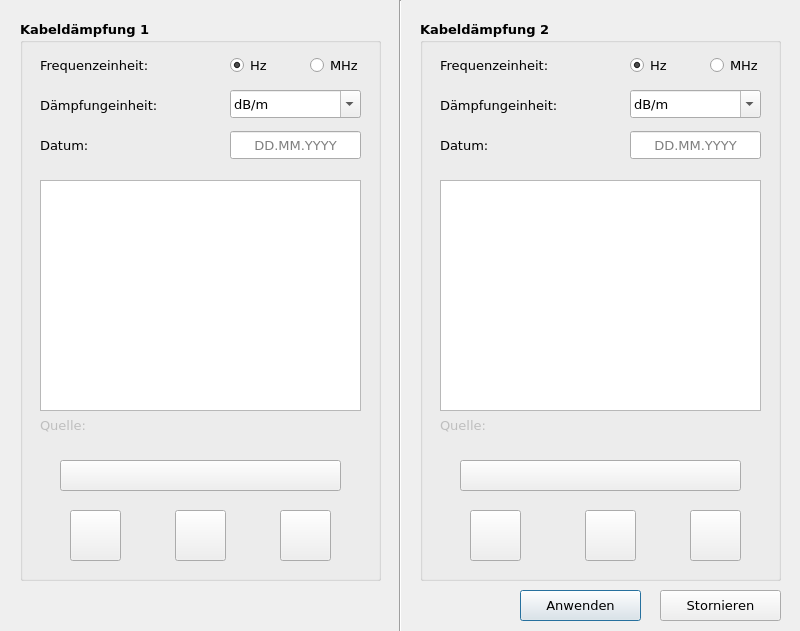
<?xml version="1.0" encoding="UTF-8"?>
<ui version="4.0">
 <class>Form</class>
 <widget class="QWidget" name="Form">
  <property name="geometry">
   <rect>
    <x>0</x>
    <y>0</y>
    <width>800</width>
    <height>631</height>
   </rect>
  </property>
  <property name="windowTitle">
   <string>Form</string>
  </property>
  <widget class="QGroupBox" name="Kabeldampfung1">
   <property name="geometry">
    <rect>
     <x>20</x>
     <y>20</y>
     <width>361</width>
     <height>561</height>
    </rect>
   </property>
   <property name="minimumSize">
    <size>
     <width>361</width>
     <height>561</height>
    </size>
   </property>
   <property name="maximumSize">
    <size>
     <width>361</width>
     <height>561</height>
    </size>
   </property>
   <property name="font">
    <font>
     <family>Verdana</family>
     <pointsize>10</pointsize>
     <weight>75</weight>
     <bold>true</bold>
    </font>
   </property>
   <property name="locale">
    <locale language="German" country="Germany"/>
   </property>
   <property name="title">
    <string>Kabeldämpfung 1</string>
   </property>
   <widget class="QComboBox" name="UnitsEdit1">
    <property name="geometry">
     <rect>
      <x>210</x>
      <y>70</y>
      <width>131</width>
      <height>28</height>
     </rect>
    </property>
    <property name="minimumSize">
     <size>
      <width>131</width>
      <height>28</height>
     </size>
    </property>
    <property name="maximumSize">
     <size>
      <width>131</width>
      <height>28</height>
     </size>
    </property>
    <property name="font">
     <font>
      <weight>50</weight>
      <bold>false</bold>
     </font>
    </property>
    <property name="editable">
     <bool>true</bool>
    </property>
    <property name="duplicatesEnabled">
     <bool>false</bool>
    </property>
    <item>
     <property name="text">
      <string>dB/m</string>
     </property>
    </item>
   </widget>
   <widget class="QLabel" name="Units1">
    <property name="geometry">
     <rect>
      <x>20</x>
      <y>70</y>
      <width>131</width>
      <height>31</height>
     </rect>
    </property>
    <property name="minimumSize">
     <size>
      <width>91</width>
      <height>31</height>
     </size>
    </property>
    <property name="maximumSize">
     <size>
      <width>1111</width>
      <height>31</height>
     </size>
    </property>
    <property name="font">
     <font>
      <weight>50</weight>
      <bold>false</bold>
     </font>
    </property>
    <property name="text">
     <string>Dämpfungeinheit:</string>
    </property>
   </widget>
   <widget class="QLabel" name="DatumLabel1">
    <property name="geometry">
     <rect>
      <x>20</x>
      <y>110</y>
      <width>81</width>
      <height>31</height>
     </rect>
    </property>
    <property name="minimumSize">
     <size>
      <width>81</width>
      <height>31</height>
     </size>
    </property>
    <property name="maximumSize">
     <size>
      <width>81</width>
      <height>31</height>
     </size>
    </property>
    <property name="font">
     <font>
      <weight>50</weight>
      <bold>false</bold>
     </font>
    </property>
    <property name="text">
     <string>Datum:</string>
    </property>
   </widget>
   <widget class="QLabel" name="FrequenzUnitsLabel1">
    <property name="geometry">
     <rect>
      <x>20</x>
      <y>30</y>
      <width>151</width>
      <height>31</height>
     </rect>
    </property>
    <property name="minimumSize">
     <size>
      <width>151</width>
      <height>31</height>
     </size>
    </property>
    <property name="maximumSize">
     <size>
      <width>151</width>
      <height>31</height>
     </size>
    </property>
    <property name="font">
     <font>
      <weight>50</weight>
      <bold>false</bold>
     </font>
    </property>
    <property name="text">
     <string>Frequenzeinheit:</string>
    </property>
   </widget>
   <widget class="QRadioButton" name="MHzRadioButton1">
    <property name="geometry">
     <rect>
      <x>290</x>
      <y>30</y>
      <width>71</width>
      <height>31</height>
     </rect>
    </property>
    <property name="minimumSize">
     <size>
      <width>71</width>
      <height>31</height>
     </size>
    </property>
    <property name="maximumSize">
     <size>
      <width>71</width>
      <height>31</height>
     </size>
    </property>
    <property name="font">
     <font>
      <weight>50</weight>
      <bold>false</bold>
     </font>
    </property>
    <property name="text">
     <string>MHz</string>
    </property>
   </widget>
   <widget class="QRadioButton" name="HzRadioButton1">
    <property name="geometry">
     <rect>
      <x>210</x>
      <y>30</y>
      <width>51</width>
      <height>31</height>
     </rect>
    </property>
    <property name="minimumSize">
     <size>
      <width>51</width>
      <height>31</height>
     </size>
    </property>
    <property name="maximumSize">
     <size>
      <width>51</width>
      <height>31</height>
     </size>
    </property>
    <property name="font">
     <font>
      <weight>50</weight>
      <bold>false</bold>
     </font>
    </property>
    <property name="text">
     <string>Hz</string>
    </property>
    <property name="checked">
     <bool>true</bool>
    </property>
   </widget>
   <widget class="QLineEdit" name="DatumEdit1">
    <property name="geometry">
     <rect>
      <x>210</x>
      <y>111</y>
      <width>131</width>
      <height>28</height>
     </rect>
    </property>
    <property name="minimumSize">
     <size>
      <width>131</width>
      <height>28</height>
     </size>
    </property>
    <property name="maximumSize">
     <size>
      <width>131</width>
      <height>28</height>
     </size>
    </property>
    <property name="font">
     <font>
      <weight>50</weight>
      <bold>false</bold>
     </font>
    </property>
    <property name="layoutDirection">
     <enum>Qt::LeftToRight</enum>
    </property>
    <property name="text">
     <string/>
    </property>
    <property name="alignment">
     <set>Qt::AlignCenter</set>
    </property>
    <property name="readOnly">
     <bool>true</bool>
    </property>
    <property name="placeholderText">
     <string>DD.MM.YYYY</string>
    </property>
   </widget>
   <widget class="QLabel" name="FaktorQuelleLabel1">
    <property name="enabled">
     <bool>false</bool>
    </property>
    <property name="geometry">
     <rect>
      <x>20</x>
      <y>390</y>
      <width>321</width>
      <height>31</height>
     </rect>
    </property>
    <property name="font">
     <font>
      <weight>50</weight>
      <bold>false</bold>
     </font>
    </property>
    <property name="text">
     <string>Quelle:</string>
    </property>
   </widget>
   <widget class="QTableWidget" name="tableWidget1">
    <property name="geometry">
     <rect>
      <x>20</x>
      <y>160</y>
      <width>321</width>
      <height>231</height>
     </rect>
    </property>
    <property name="minimumSize">
     <size>
      <width>321</width>
      <height>231</height>
     </size>
    </property>
    <property name="maximumSize">
     <size>
      <width>321</width>
      <height>231</height>
     </size>
    </property>
   </widget>
   <widget class="QToolButton" name="importParameter1">
    <property name="geometry">
     <rect>
      <x>50</x>
      <y>490</y>
      <width>51</width>
      <height>51</height>
     </rect>
    </property>
    <property name="minimumSize">
     <size>
      <width>51</width>
      <height>51</height>
     </size>
    </property>
    <property name="maximumSize">
     <size>
      <width>51</width>
      <height>51</height>
     </size>
    </property>
    <property name="text">
     <string/>
    </property>
   </widget>
   <widget class="QToolButton" name="saveParameter1">
    <property name="geometry">
     <rect>
      <x>155</x>
      <y>490</y>
      <width>51</width>
      <height>51</height>
     </rect>
    </property>
    <property name="minimumSize">
     <size>
      <width>51</width>
      <height>51</height>
     </size>
    </property>
    <property name="maximumSize">
     <size>
      <width>51</width>
      <height>51</height>
     </size>
    </property>
    <property name="text">
     <string/>
    </property>
   </widget>
   <widget class="QToolButton" name="clearParameter1">
    <property name="geometry">
     <rect>
      <x>260</x>
      <y>490</y>
      <width>51</width>
      <height>51</height>
     </rect>
    </property>
    <property name="minimumSize">
     <size>
      <width>51</width>
      <height>51</height>
     </size>
    </property>
    <property name="maximumSize">
     <size>
      <width>51</width>
      <height>51</height>
     </size>
    </property>
    <property name="text">
     <string/>
    </property>
   </widget>
   <widget class="QToolButton" name="drawline1">
    <property name="geometry">
     <rect>
      <x>40</x>
      <y>440</y>
      <width>281</width>
      <height>31</height>
     </rect>
    </property>
    <property name="text">
     <string/>
    </property>
   </widget>
  </widget>
  <widget class="QGroupBox" name="Kabeldampfung2">
   <property name="geometry">
    <rect>
     <x>420</x>
     <y>20</y>
     <width>361</width>
     <height>561</height>
    </rect>
   </property>
   <property name="minimumSize">
    <size>
     <width>361</width>
     <height>561</height>
    </size>
   </property>
   <property name="maximumSize">
    <size>
     <width>361</width>
     <height>561</height>
    </size>
   </property>
   <property name="font">
    <font>
     <family>Verdana</family>
     <pointsize>10</pointsize>
     <weight>75</weight>
     <bold>true</bold>
    </font>
   </property>
   <property name="locale">
    <locale language="German" country="Germany"/>
   </property>
   <property name="title">
    <string>Kabeldämpfung 2</string>
   </property>
   <widget class="QComboBox" name="UnitsEdit2">
    <property name="geometry">
     <rect>
      <x>210</x>
      <y>70</y>
      <width>131</width>
      <height>28</height>
     </rect>
    </property>
    <property name="minimumSize">
     <size>
      <width>131</width>
      <height>28</height>
     </size>
    </property>
    <property name="maximumSize">
     <size>
      <width>131</width>
      <height>28</height>
     </size>
    </property>
    <property name="font">
     <font>
      <weight>50</weight>
      <bold>false</bold>
     </font>
    </property>
    <property name="editable">
     <bool>true</bool>
    </property>
    <property name="duplicatesEnabled">
     <bool>false</bool>
    </property>
    <item>
     <property name="text">
      <string>dB/m</string>
     </property>
    </item>
   </widget>
   <widget class="QLabel" name="Units2">
    <property name="geometry">
     <rect>
      <x>20</x>
      <y>70</y>
      <width>131</width>
      <height>31</height>
     </rect>
    </property>
    <property name="minimumSize">
     <size>
      <width>91</width>
      <height>31</height>
     </size>
    </property>
    <property name="maximumSize">
     <size>
      <width>1111</width>
      <height>31</height>
     </size>
    </property>
    <property name="font">
     <font>
      <weight>50</weight>
      <bold>false</bold>
     </font>
    </property>
    <property name="text">
     <string>Dämpfungeinheit:</string>
    </property>
   </widget>
   <widget class="QLabel" name="DatumLabel2">
    <property name="geometry">
     <rect>
      <x>20</x>
      <y>110</y>
      <width>81</width>
      <height>31</height>
     </rect>
    </property>
    <property name="minimumSize">
     <size>
      <width>81</width>
      <height>31</height>
     </size>
    </property>
    <property name="maximumSize">
     <size>
      <width>81</width>
      <height>31</height>
     </size>
    </property>
    <property name="font">
     <font>
      <weight>50</weight>
      <bold>false</bold>
     </font>
    </property>
    <property name="text">
     <string>Datum:</string>
    </property>
   </widget>
   <widget class="QLabel" name="FrequenzUnitsLabel2">
    <property name="geometry">
     <rect>
      <x>20</x>
      <y>30</y>
      <width>151</width>
      <height>31</height>
     </rect>
    </property>
    <property name="minimumSize">
     <size>
      <width>151</width>
      <height>31</height>
     </size>
    </property>
    <property name="font">
     <font>
      <weight>50</weight>
      <bold>false</bold>
     </font>
    </property>
    <property name="text">
     <string>Frequenzeinheit:</string>
    </property>
   </widget>
   <widget class="QRadioButton" name="MHzRadioButton2">
    <property name="geometry">
     <rect>
      <x>290</x>
      <y>30</y>
      <width>71</width>
      <height>31</height>
     </rect>
    </property>
    <property name="minimumSize">
     <size>
      <width>71</width>
      <height>31</height>
     </size>
    </property>
    <property name="maximumSize">
     <size>
      <width>71</width>
      <height>31</height>
     </size>
    </property>
    <property name="font">
     <font>
      <weight>50</weight>
      <bold>false</bold>
     </font>
    </property>
    <property name="text">
     <string>MHz</string>
    </property>
   </widget>
   <widget class="QRadioButton" name="HzRadioButton2">
    <property name="geometry">
     <rect>
      <x>210</x>
      <y>30</y>
      <width>51</width>
      <height>31</height>
     </rect>
    </property>
    <property name="minimumSize">
     <size>
      <width>51</width>
      <height>31</height>
     </size>
    </property>
    <property name="maximumSize">
     <size>
      <width>51</width>
      <height>31</height>
     </size>
    </property>
    <property name="font">
     <font>
      <weight>50</weight>
      <bold>false</bold>
     </font>
    </property>
    <property name="text">
     <string>Hz</string>
    </property>
    <property name="checked">
     <bool>true</bool>
    </property>
   </widget>
   <widget class="QLineEdit" name="DatumEdit2">
    <property name="geometry">
     <rect>
      <x>210</x>
      <y>111</y>
      <width>131</width>
      <height>28</height>
     </rect>
    </property>
    <property name="minimumSize">
     <size>
      <width>131</width>
      <height>28</height>
     </size>
    </property>
    <property name="maximumSize">
     <size>
      <width>131</width>
      <height>28</height>
     </size>
    </property>
    <property name="font">
     <font>
      <weight>50</weight>
      <bold>false</bold>
     </font>
    </property>
    <property name="layoutDirection">
     <enum>Qt::LeftToRight</enum>
    </property>
    <property name="text">
     <string/>
    </property>
    <property name="alignment">
     <set>Qt::AlignCenter</set>
    </property>
    <property name="readOnly">
     <bool>true</bool>
    </property>
    <property name="placeholderText">
     <string>DD.MM.YYYY</string>
    </property>
   </widget>
   <widget class="QLabel" name="FaktorQuelleLabel2">
    <property name="enabled">
     <bool>false</bool>
    </property>
    <property name="geometry">
     <rect>
      <x>20</x>
      <y>390</y>
      <width>181</width>
      <height>31</height>
     </rect>
    </property>
    <property name="font">
     <font>
      <weight>50</weight>
      <bold>false</bold>
     </font>
    </property>
    <property name="text">
     <string>Quelle:</string>
    </property>
   </widget>
   <widget class="QTableWidget" name="tableWidget2">
    <property name="geometry">
     <rect>
      <x>20</x>
      <y>160</y>
      <width>321</width>
      <height>231</height>
     </rect>
    </property>
    <property name="minimumSize">
     <size>
      <width>321</width>
      <height>231</height>
     </size>
    </property>
    <property name="maximumSize">
     <size>
      <width>321</width>
      <height>231</height>
     </size>
    </property>
   </widget>
   <widget class="QToolButton" name="importParameter2">
    <property name="geometry">
     <rect>
      <x>50</x>
      <y>490</y>
      <width>51</width>
      <height>51</height>
     </rect>
    </property>
    <property name="minimumSize">
     <size>
      <width>51</width>
      <height>51</height>
     </size>
    </property>
    <property name="maximumSize">
     <size>
      <width>51</width>
      <height>51</height>
     </size>
    </property>
    <property name="text">
     <string/>
    </property>
   </widget>
   <widget class="QToolButton" name="saveParameter2">
    <property name="geometry">
     <rect>
      <x>165</x>
      <y>490</y>
      <width>51</width>
      <height>51</height>
     </rect>
    </property>
    <property name="minimumSize">
     <size>
      <width>51</width>
      <height>51</height>
     </size>
    </property>
    <property name="maximumSize">
     <size>
      <width>51</width>
      <height>51</height>
     </size>
    </property>
    <property name="text">
     <string/>
    </property>
   </widget>
   <widget class="QToolButton" name="clearParameter2">
    <property name="geometry">
     <rect>
      <x>270</x>
      <y>490</y>
      <width>51</width>
      <height>51</height>
     </rect>
    </property>
    <property name="minimumSize">
     <size>
      <width>51</width>
      <height>51</height>
     </size>
    </property>
    <property name="maximumSize">
     <size>
      <width>51</width>
      <height>51</height>
     </size>
    </property>
    <property name="text">
     <string/>
    </property>
   </widget>
   <widget class="QToolButton" name="drawline2">
    <property name="geometry">
     <rect>
      <x>40</x>
      <y>440</y>
      <width>281</width>
      <height>31</height>
     </rect>
    </property>
    <property name="text">
     <string/>
    </property>
   </widget>
  </widget>
  <widget class="Line" name="line">
   <property name="geometry">
    <rect>
     <x>390</x>
     <y>0</y>
     <width>20</width>
     <height>641</height>
    </rect>
   </property>
   <property name="orientation">
    <enum>Qt::Vertical</enum>
   </property>
  </widget>
  <widget class="QPushButton" name="ApplyButton">
   <property name="geometry">
    <rect>
     <x>520</x>
     <y>590</y>
     <width>121</width>
     <height>31</height>
    </rect>
   </property>
   <property name="minimumSize">
    <size>
     <width>121</width>
     <height>31</height>
    </size>
   </property>
   <property name="maximumSize">
    <size>
     <width>121</width>
     <height>31</height>
    </size>
   </property>
   <property name="font">
    <font>
     <family>Verdana</family>
     <pointsize>10</pointsize>
    </font>
   </property>
   <property name="text">
    <string>Anwenden</string>
   </property>
   <property name="default">
    <bool>true</bool>
   </property>
  </widget>
  <widget class="QPushButton" name="CancelButton">
   <property name="geometry">
    <rect>
     <x>660</x>
     <y>590</y>
     <width>121</width>
     <height>31</height>
    </rect>
   </property>
   <property name="minimumSize">
    <size>
     <width>121</width>
     <height>31</height>
    </size>
   </property>
   <property name="maximumSize">
    <size>
     <width>121</width>
     <height>31</height>
    </size>
   </property>
   <property name="font">
    <font>
     <family>Verdana</family>
     <pointsize>10</pointsize>
    </font>
   </property>
   <property name="text">
    <string>Stornieren</string>
   </property>
  </widget>
 </widget>
 <resources/>
 <connections/>
</ui>
